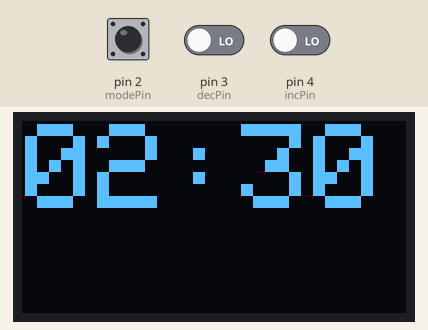
Recording of a sketch running on a simulated Arduino Uno, built with avr-gcc and run on an emulated ATmega328P. On the bench: 128×64 one-colour display. The inputs (shaded band) are chosen by the test bench; at power-on: pin 2 (modePin) LOW, pin 3 (decPin) LOW, pin 4 (incPin) LOW.

Above: at 0.1 s.
At 1.1 s:
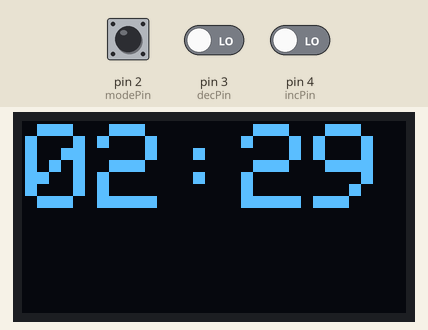
At 2.8 s:
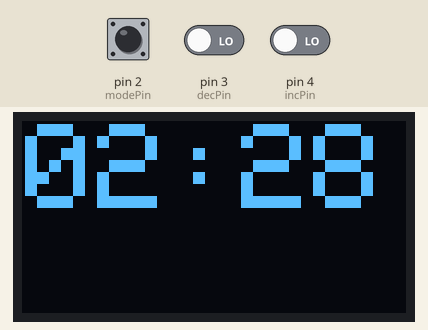
2.9 s: pin 2 (modePin) pulled HIGH for 1.25 s
Timing chart, 0 to 5.9 s (numbered marks = the images above; inputs shaded):
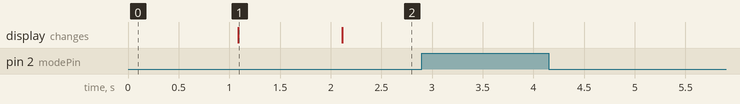

The sketch:

cuppa2.ino
```cpp
#include "Arduino.h"

#include <SPI.h>
#include <Wire.h>
#include <Adafruit_GFX.h>
#include <Adafruit_SSD1306.h>

#define SCREEN_WIDTH 128 // OLED display width, in pixels
#define SCREEN_HEIGHT 64 // OLED display height, in pixels
#define OLED_RESET     -1 // Reset pin # (or -1 if sharing Arduino reset pin)
#define SCREEN_ADDRESS 0x3C ///< See datasheet for Address; 0x3D for 128x64, 0x3C for 128x32

const uint8_t modePin = 2;
const uint8_t decPin = 3;
const uint8_t incPin = 4;

Adafruit_SSD1306 display(SCREEN_WIDTH, SCREEN_HEIGHT, &Wire, OLED_RESET);
char *time = (char*) malloc(5 * sizeof(char));
uint8_t min = 2;
uint8_t sec = 30;
bool visible = true;

void printText(unsigned int, unsigned int);
void printText(char*);

void setup() {
	pinMode(modePin, INPUT);
	pinMode(decPin, INPUT);
	pinMode(incPin, INPUT);

	if (!display.begin(SSD1306_SWITCHCAPVCC, SCREEN_ADDRESS)) {
		for (;;)
			; // Don't proceed, loop forever
	}
}

uint8_t modeState = LOW;
uint8_t incState = LOW;
uint8_t decState = LOW;

uint8_t displayMode = 0;

void loop() {
	modeState = digitalRead(modePin);
	incState = digitalRead(incPin);
	decState = digitalRead(decPin);

	if (modeState == HIGH) {
		displayMode = 1;
	}
//	if (incState == HIGH) {
//		displayMode = 2;
//	}
//	if (decState == HIGH) {
//		displayMode = 3;
//	}

	if (displayMode == 0) {
		if (min == 0 && sec == 0) {
			printText("00:00");
		} else {
			printText(min, sec);
			if (sec == 0) {
				min--;
				sec = 59;
			} else {
				sec--;
			}
		}
	}
	delay(1000);
}

void printText(char *text) {
	if (visible) {
		display.clearDisplay();
		display.setTextColor(SSD1306_WHITE);
		display.setTextSize(4);
		display.setCursor(1, 1);
		display.println(text);
		display.display();
		visible = false;
	} else {
		display.clearDisplay();
		display.display();
		visible = true;
	}
}

void printText(unsigned int min, unsigned int sec) {
	sprintf(time, "%02d:%02d", min, sec);

	display.clearDisplay();
	display.setTextColor(SSD1306_WHITE);
	display.setTextSize(4);
	display.setCursor(1, 1);
	display.println(time);
	display.display();
}
```

sloeber.ino.cpp
```cpp
#ifdef __IN_ECLIPSE__
//This is a automatic generated file
//Please do not modify this file
//If you touch this file your change will be overwritten during the next build
//This file has been generated on 2024-03-18 18:19:40

#include "Arduino.h"
#include "Arduino.h"
#include <SPI.h>
#include <Wire.h>
#include <Adafruit_GFX.h>
#include <Adafruit_SSD1306.h>

void setup() ;
void loop() ;
void printText(char *text) ;
void printText(unsigned int min, unsigned int sec) ;

#include "cuppa2.ino"


#endif
```

Measured:
- after the input at 2.9 s, every drawn part: stays the same
- what the display in image 1 shows lasts 1.0 s, from 1.1 s to 2.1 s
